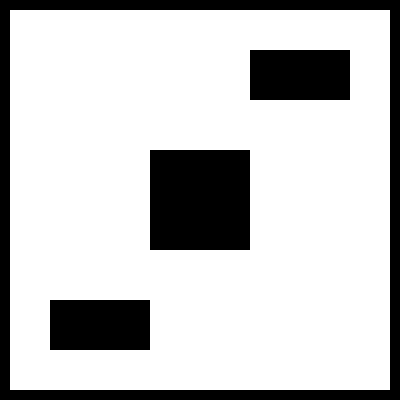
#> input picture maps/map.pgm, 400 x 400 px
$ python create_map4.py
#> lines starting #> are read from the running program, lines starting #| are printed output that depends on the picture; after the words box and inside, x2 and y2 are one past the last pixel; in counts of white or black regions, pixels touching at a corner belong together
import cv2

# map4 = map.pgm plus two obstacles that break its 180-degree symmetry.
# Without them a laser scan from (x, y) looks the same as one from (-x, -y),
# so a laser-only filter such as AMCL cannot tell the two poses apart.

img = cv2.imread("map.pgm", cv2.IMREAD_GRAYSCALE)
#> img: shape (400, 400); 77.8% white; 4 black regions, box (x1, y1, x2, y2) and area: (0, 0, 400, 400) 15600, (150, 150, 250, 250) 10000, (250, 50, 350, 100) 5000, (50, 300, 150, 350) 5000

RES = 0.05
ORIGIN = -10.0
SIZE = img.shape[0]
#> SIZE = 400


def block(x1, x2, y1, y2):
    """Fill the rectangle [x1, x2] x [y1, y2] (metres, map frame) as occupied."""
#> called with x1 = -8.5, x2 = -6.5, y1 = 3, y2 = 5
    c1 = int((x1 - ORIGIN) / RES)
    c2 = int((x2 - ORIGIN) / RES)
    r1 = SIZE - int((y2 - ORIGIN) / RES)
#> r1 = 100
    r2 = SIZE - int((y1 - ORIGIN) / RES)
#> r2 = 140
    img[r1:r2, c1:c2] = 0


block(-8.5, -6.5, 3.0, 5.0)    # square block on the left side
block(6.0, 9.0, -1.5, -1.2)    # short wall on the right side
#> call 2 of block, with x1 = 6, x2 = 9, y1 = -1.5, y2 = -1.2
#> in block (call 2), `img[r1:r2, c1:c2] = 0`:
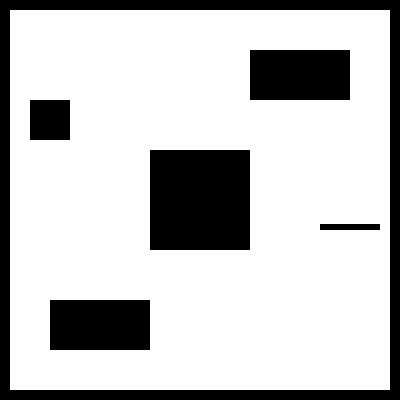
#> img: shape (400, 400); 76.5% white; 6 black regions, box (x1, y1, x2, y2) and area: (0, 0, 400, 400) 15600, (150, 150, 250, 250) 10000, (250, 50, 350, 100) 5000, (50, 300, 150, 350) 5000, (30, 100, 70, 140) 1600, (320, 224, 380, 230) 360

cv2.imwrite("map4.pgm", img)
